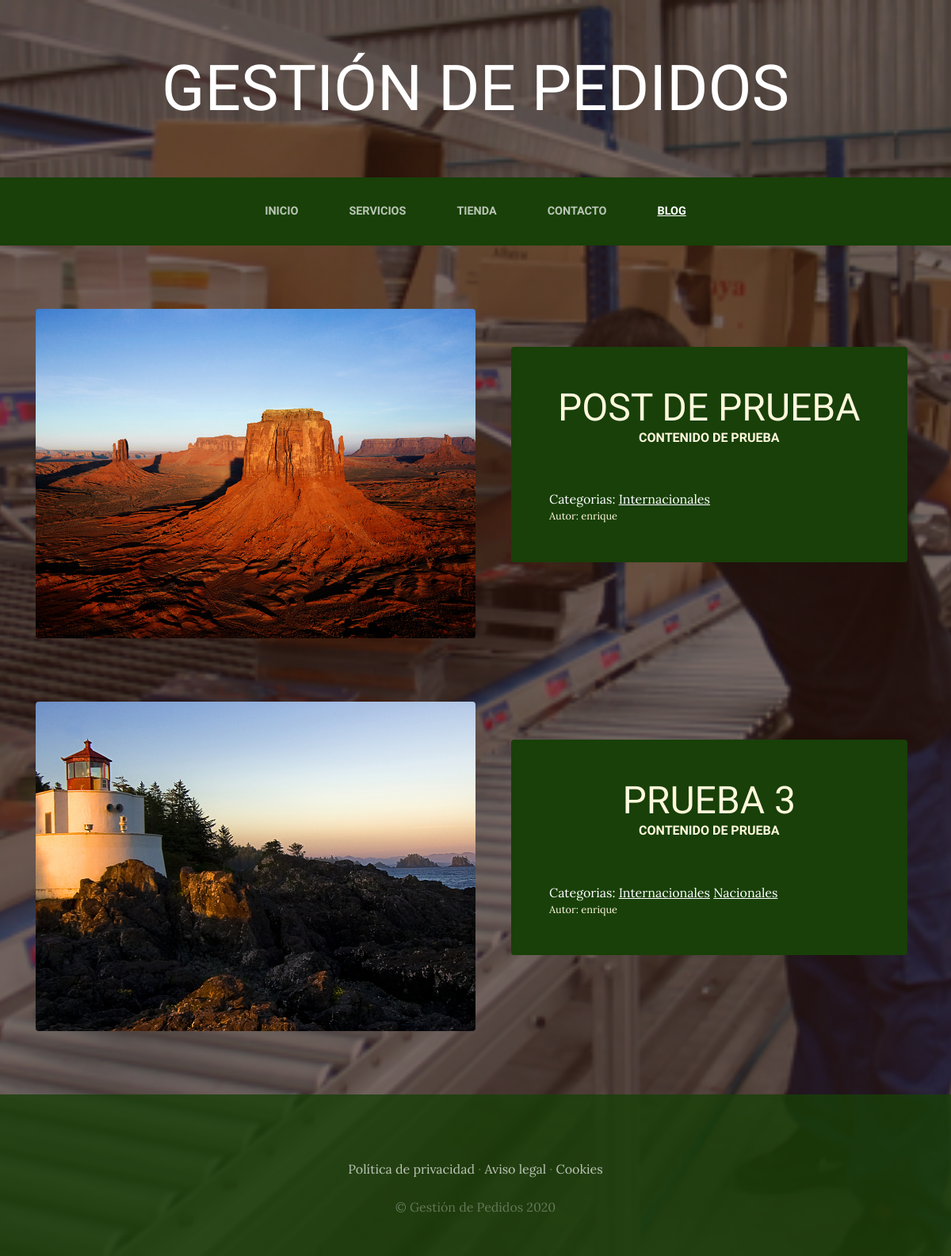
Screenshot of /blog/category/1/ with the database file from the repository.
### Blog/models.py (models this page shows, shortened)
class Post(models.Model):
	title = models.CharField(max_length=50)
	content = models.CharField(max_length=50)
	image = models.ImageField(upload_to="blog", null=True, blank=True)
	user = models.ForeignKey(User,on_delete=models.CASCADE)
	categories = models.ManyToManyField(Category)
	created = models.DateTimeField(auto_now_add=True)
	updated	= models.DateTimeField(auto_now_add=True)
	class Meta:
		verbose_name='post'
		verbose_name_plural='posts'

class Category(models.Model):
	name = models.CharField(max_length=50)
	created = models.DateTimeField(auto_now_add=True)
	updated	= models.DateTimeField(auto_now_add=True)
	class Meta:
		verbose_name='category'
		verbose_name_plural='categories'

### Blog/views.py (the view)
# urls.py: path('category/<int:category_id>/', views.category, name="Category"),
def category(request, category_id):
	category = Category.objects.get(id = category_id)
	posts = Post.objects.filter(categories = category)
	return render(request, "blog/category.html",{
		"category": category,
		"posts": posts
	})

### Blog/templates/blog/category.html
{% extends "ProyectoWebApp/base.html" %}
	{% load static %}
	{% block content %}
		{% for post in posts %}
			<section class="page-section clearfix">
			    <div class="container">
			    	<div class="intro">
			    		<img class="intro-img img-fluid mb-3 mb-lg-0 rounded" src="{{post.image.url}}" alt="" style="width: 50%;">
			    		<div class="intro-text left-0 text-center bg-faded p-5 rounded">
			    			<h2 class="section-heading mb-4" >
			    				<span class="section-heading-lower">{{post.title}}</span>
			    				<span class="section-heading-upper">{{post.content}}</span>
			    			</h2>
			    			<div style="width: 75%; margin: inherit; text-align: left; color: white;">
			        		Categorias:
			        		{% for category in post.categories.all%}
			        			<a href="{% url 'Category' category.id %}" class="linkCategory" title="">{{category.name}}</a>
			        		{% endfor %}
			        	</div>
			        	<div style="text-align: left; font-size: 0.8em">
			        		Autor: {{post.user}}
			        	</div>
			        </div>
			    </div>
			</section>
		{% endfor %}
	{% endblock %}

### ProyectoWebApp/static/ProyectoWebApp/css/gestion.css (style rules this page uses)
body { font-family: 'Lora'; background: linear-gradient(rgba(47, 23, 15, 0.65), rgba(47, 23, 15, 0.65)), url("../img/bg_main.jpg"); background-attachment: fixed; background-position: center; background-size: cover; }
h1, h2, h3, h4, h5, h6 { font-family: 'Raleway'; }
.page-section { margin-top: 5rem; margin-bottom: 5rem; }
.section-heading { text-transform: uppercase; }
.section-heading .section-heading-upper { display: block; font-size: 1rem; font-weight: 800; padding-bottom:.5rem; }
.section-heading .section-heading-lower { display: block; font-size: 3rem; font-weight: 100; }
.bg-faded { background-color: rgba(255, 255, 255, 0.85); }
.intro { position: relative; }
@media (min-width: 992px) { .intro .intro-img { width: 75%; float: left; } }
@media (min-width: 992px) { .intro .intro-text { left: 600; width: 60%; margin-top: 3rem; background-color: rgba(24, 64, 8); color: cornsilk; position: absolute; } }
@media (min-width: 1200px) { .intro .intro-text { width: 45%; } }
.linkCategory { color: white !important; text-decoration: underline; }

### rows the page displays
Post: image (picture), title "POST DE PRUEBA", content "CONTENIDO DE PRUEBA", user "enrique"
Category: name "Internacionales"
Post: image (picture), title "PRUEBA 3", content "CONTENIDO DE PRUEBA", user "enrique"
Category: name "Nacionales"
